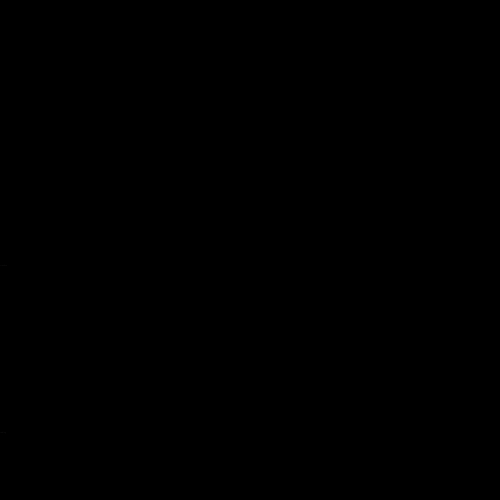
Frame 1 (no input)
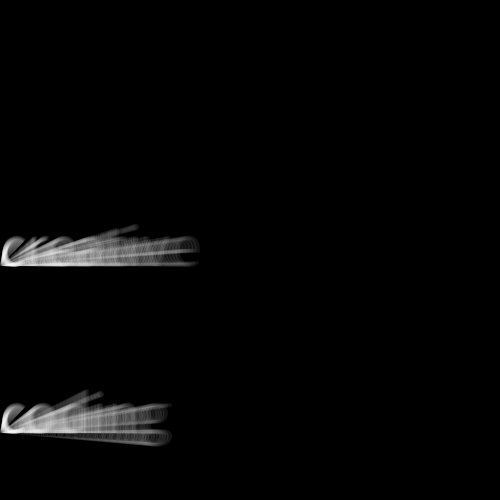
Frame 60 (the mouse pressed at the canvas centre just before this capture)
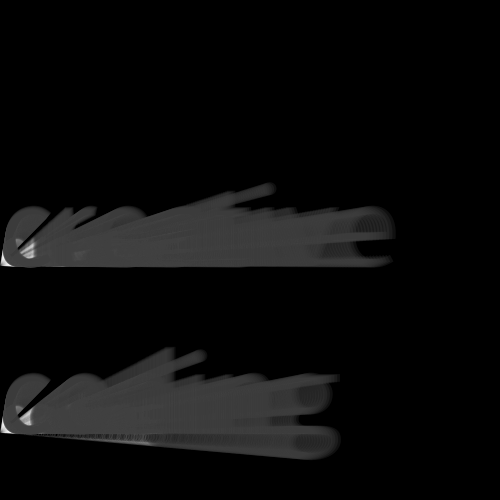
Frame 120 (the mouse held since frame 60 and released just before this capture)

The Processing sketch that drew these frames (run headless with seeded random() and noise(); from frame 60 on, the mouse is pressed at the canvas centre):

// Processing sketch: processing_171361
// ── processing_171361.pde

String creativity = "creative";
String coding = "coding";

float x;
float y;

int value = 1;
 
void setup (){
  size(500,500);
  frameRate(10);
  background(0);
}
 
void draw(){   
  value++;
   
  fill(255,20);
  
  if(0 < 300){
    textSize(value);
  }

  text(creativity, 0, 266);
  text(coding, 0, 433);

if(mousePressed){
   
  fill(0,50);
  
  if(0 < 300){
    textSize(value);
  }

  text(creativity, 0, 266);
  text(coding, 0, 433);

}
}
